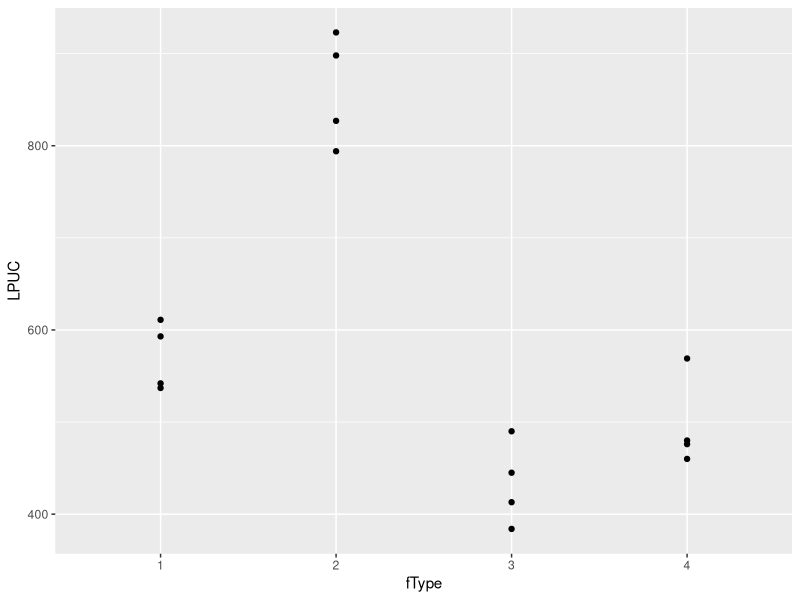

Source code (R):
# battery.r, battery experiment, Table 4.2, page 97

battery.data <- read.table("Data/battery.txt", header=T)
battery.data$fType <- factor(battery.data$Type)
head(battery.data, 5)

summary(battery.data)

model1 <- aov(LPUC ~ fType, data=battery.data) # Fit aov model
anova(model1) # Display 1-way ANOVA

# Individual contrasts: estimates, CIs, tests
library(lsmeans)
lsmType <- lsmeans(model1, ~ fType) # Compute and save lsmeans
levels(battery.data$fType)

summary(contrast(lsmType, list(Duty=c( 1, 1,-1,-1)/2,
                              Brand=c( 1,-1, 1,-1)/2,
                                 DB=c( 1,-1,-1, 1)/2)),
                          infer=c(T,T), level=0.95, side="two-sided")

# Multiple comparisons
confint(lsmType, level=0.90) # Display lsmeans and 90

# Tukey's method
summary(contrast(lsmType, method="pairwise", adjust="tukey"),
        infer=c(T,T), level=0.95, side="two-sided")

# Dunnett's method
summary(contrast(lsmType, method="trt.vs.ctrl", adjust="mvt", ref=1),
        infer=c(T,T), level=0.95, side="two-sided")

# plot for comparison
library(ggplot2)
ggplot(battery.data, aes(x=fType, y=LPUC))+
  geom_point()
